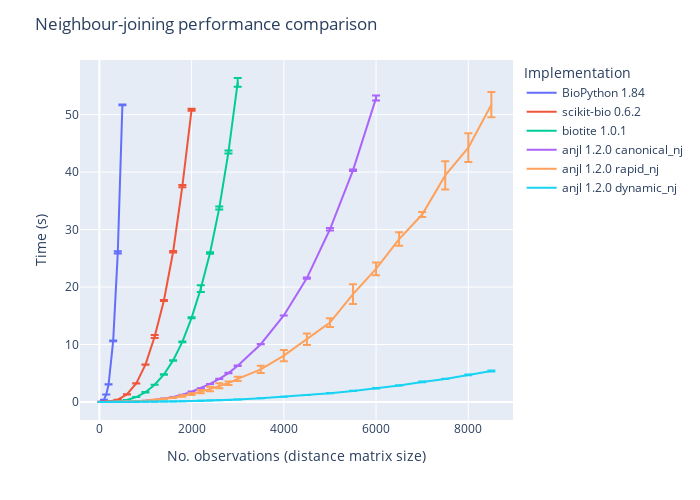

Notebook cell for this chart:
### Markdown cell above
# Benchmark

Here is a performance comparison between `anjl` and other currently available implementations of neighbour-joining in Python.

### Code cell
import pandas as pd
import plotly.express as px

df_results = pd.read_csv("../benchmark/results.csv")
df_plot = (
    df_results.groupby(["implementation", "size"])
    .agg(
        time_mean=("time", "mean"),
        time_std=("time", "std"),
    )
    .reset_index()
)
fig = px.line(
    df_plot,
    x="size",
    y="time_mean",
    error_y="time_std",
    width=700,
    height=500,
    color="implementation",
    category_orders=dict(
        implementation=[
            "BioPython 1.84",
            "scikit-bio 0.6.2",
            "biotite 1.0.1",
            "anjl 1.2.0 canonical_nj",
            "anjl 1.2.0 rapid_nj",
            "anjl 1.2.0 dynamic_nj",
        ]
    ),
)
fig.update_layout(
    title="Neighbour-joining performance comparison",
    xaxis_title="No. observations (distance matrix size)",
    yaxis_title="Time (s)",
    legend_title="Implementation",
)
fig

### Figure 1 — Plotly figure (JSON) as saved in the notebook; plotly's stock layout.template omitted (floating-point values rounded to 4 significant figures)
{"data": [{"error_y": {"array": [0.002342, 0.004095, 0.007318, 0.02174, 0.05007, 0.1992, 0.0656]}, "hovertemplate": "implementation=BioPython 1.84<br>size=%{x}<br>time_mean=%{y}<extra></extra>", "legendgroup": "BioPython 1.84", "line": {"color": "#636efa", "dash": "solid"}, "marker": {"symbol": "circle"}, "mode": "lines", "name": "BioPython 1.84", "orientation": "v", "showlegend": true, "type": "scatter", "x": [50, 100, 150, 200, 300, 400, 500], "xaxis": "x", "y": [0.05434, 0.398, 1.303, 3.045, 10.63, 26.02, 51.7], "yaxis": "y"}, {"error_y": {"array": [0.009485, 0.0009209, 0.004008, 0.001667, 0.002779, 0.01896, 0.01561, 0.0186, 0.2518, 0.07639, 0.1221, 0.1979, 0.1727]}, "hovertemplate": "implementation=scikit-bio 0.6.2<br>size=%{x}<br>time_mean=%{y}<extra></extra>", "legendgroup": "scikit-bio 0.6.2", "line": {"color": "#EF553B", "dash": "solid"}, "marker": {"symbol": "circle"}, "mode": "lines", "name": "scikit-bio 0.6.2", "orientation": "v", "showlegend": true, "type": "scatter", "x": [50, 100, 150, 200, 400, 600, 800, 1000, 1200, 1400, 1600, 1800, 2000], "xaxis": "x", "y": [0.0187, 0.03048, 0.05869, 0.09025, 0.3975, 1.344, 3.233, 6.511, 11.38, 17.66, 26.15, 37.56, 50.85], "yaxis": "y"}, {"error_y": {"array": [6.332e-05, 8.631e-05, 0.0006129, 0.001165, 0.004184, 0.009431, 0.003699, 0.03309, 0.01035, 0.02409, 0.03979, 0.08084, 0.07867, 0.5758, 0.1329, 0.2594, 0.2515, 0.7676]}, "hovertemplate": "implementation=biotite 1.0.1<br>size=%{x}<br>time_mean=%{y}<extra></extra>", "legendgroup": "biotite 1.0.1", "line": {"color": "#00cc96", "dash": "solid"}, "marker": {"symbol": "circle"}, "mode": "lines", "name": "biotite 1.0.1", "orientation": "v", "showlegend": true, "type": "scatter", "x": [50, 100, 150, 200, 400, 600, 800, 1000, 1200, 1400, 1600, 1800, 2000, 2200, 2400, 2600, 2800, 3000], "xaxis": "x", "y": [0.0006151, 0.001988, 0.005505, 0.013, 0.09611, 0.3514, 0.8578, 1.698, 3.008, 4.784, 7.237, 10.46, 14.65, 19.74, 25.93, 33.74, 43.5, 55.6], "yaxis": "y"}, {"error_y": {"array": [7.214e-05, 5.73e-05, 0.0002365, 0.0009351, 0.001435, 0.002834, 0.00268, 0.0008001, 0.00525, 0.009555, 0.001868, 0.006789, 0.02857, 0.004062, 0.0131, 0.005486, 0.04866, 0.05283, 0.02114, 0.002544, 0.1208, 0.2053, 0.1267, 0.4364]}, "hovertemplate": "implementation=anjl 1.2.0 canonical_nj<br>size=%{x}<br>time_mean=%{y}<extra></extra>", "legendgroup": "anjl 1.2.0 canonical_nj", "line": {"color": "#ab63fa", "dash": "solid"}, "marker": {"symbol": "circle"}, "mode": "lines", "name": "anjl 1.2.0 canonical_nj", "orientation": "v", "showlegend": true, "type": "scatter", "x": [50, 100, 150, 200, 400, 600, 800, 1000, 1200, 1400, 1600, 1800, 2000, 2200, 2400, 2600, 2800, 3000, 3500, 4000, 4500, 5000, 5500, 6000], "xaxis": "x", "y": [0.0002143, 0.0006085, 0.0014, 0.003296, 0.01764, 0.05174, 0.1165, 0.2142, 0.3616, 0.5837, 0.8679, 1.252, 1.78, 2.396, 3.139, 4.029, 5.035, 6.296, 10.05, 15.06, 21.55, 30.05, 40.31, 52.87], "yaxis": "y"}, {"error_y": {"array": [0.0001807, 0.0001471, 0.0006203, 0.0009749, 0.002749, 0.001921, 0.02831, 0.01858, 0.02726, 0.03658, 0.04942, 0.1347, 0.1543, 0.2946, 0.3976, 0.4299, 0.2967, 0.3737, 0.6466, 0.9713, 0.9966, 0.7587, 1.726, 1.109, 1.168, 0.4265, 2.473, 2.514, 2.191]}, "hovertemplate": "implementation=anjl 1.2.0 rapid_nj<br>size=%{x}<br>time_mean=%{y}<extra></extra>", "legendgroup": "anjl 1.2.0 rapid_nj", "line": {"color": "#FFA15A", "dash": "solid"}, "marker": {"symbol": "circle"}, "mode": "lines", "name": "anjl 1.2.0 rapid_nj", "orientation": "v", "showlegend": true, "type": "scatter", "x": [50, 100, 150, 200, 400, 600, 800, 1000, 1200, 1400, 1600, 1800, 2000, 2200, 2400, 2600, 2800, 3000, 3500, 4000, 4500, 5000, 5500, 6000, 6500, 7000, 7500, 8000, 8500], "xaxis": "x", "y": [0.000621, 0.00173, 0.003928, 0.007837, 0.02972, 0.07627, 0.1502, 0.2178, 0.3472, 0.5216, 0.7287, 1.039, 1.364, 1.808, 2.273, 2.811, 3.274, 4.034, 5.676, 8.07, 10.92, 13.81, 18.78, 23.15, 28.35, 32.62, 39.43, 44.26, 51.73], "yaxis": "y"}, {"error_y": {"array": [0.0001247, 7.522e-05, 0.0002327, 8.409e-05, 0.001358, 0.0007512, 0.001105, 0.003585, 0.001529, 0.002727, 0.004816, 0.00231, 0.007089, 0.007834, 0.003243, 0.01076, 0.004162, 0.003452, 0.01591, 0.01338, 0.001328, 0.01606, 0.01441, 0.03011, 0.02486, 0.06248, 0.03898, 0.05498, 0.09375]}, "hovertemplate": "implementation=anjl 1.2.0 dynamic_nj<br>size=%{x}<br>time_mean=%{y}<extra></extra>", "legendgroup": "anjl 1.2.0 dynamic_nj", "line": {"color": "#19d3f3", "dash": "solid"}, "marker": {"symbol": "circle"}, "mode": "lines", "name": "anjl 1.2.0 dynamic_nj", "orientation": "v", "showlegend": true, "type": "scatter", "x": [50, 100, 150, 200, 400, 600, 800, 1000, 1200, 1400, 1600, 1800, 2000, 2200, 2400, 2600, 2800, 3000, 3500, 4000, 4500, 5000, 5500, 6000, 6500, 7000, 7500, 8000, 8500], "xaxis": "x", "y": [0.0004436, 0.0007393, 0.001363, 0.002028, 0.007166, 0.01281, 0.0208, 0.03425, 0.04744, 0.06841, 0.09293, 0.1273, 0.1639, 0.2028, 0.2539, 0.3121, 0.365, 0.4368, 0.6556, 0.9107, 1.209, 1.544, 1.934, 2.394, 2.876, 3.488, 4.022, 4.715, 5.391], "yaxis": "y"}], "layout": {"height": 500, "legend": {"title": {"text": "Implementation"}, "tracegroupgap": 0}, "margin": {"t": 60}, "title": {"text": "Neighbour-joining performance comparison"}, "width": 700, "xaxis": {"anchor": "y", "autorange": true, "domain": [0, 1], "range": [-419.4, 8969.0], "title": {"text": "No. observations (distance matrix size)"}, "type": "linear"}, "yaxis": {"anchor": "x", "autorange": true, "domain": [0, 1], "range": [-3.132, 59.5], "title": {"text": "Time (s)"}, "type": "linear"}}}
